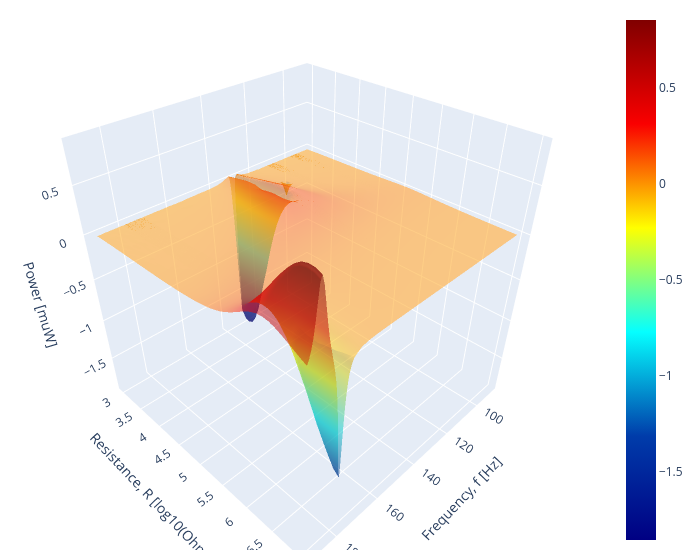

Write notebook code for a chart like this one.
### Code cell
fig = go.Figure(data=[
    go.Surface(x=f1_grid, y=jnp.log10(r1_grid), z=(power1_th - power1_exp)*1.e6, opacity=0.5, colorscale="jet"),

])

def update(fig):
    fig.update_layout(scene = dict(
                      xaxis=dict(
                          title=dict(
                              text='Frequency, f [Hz]'
                          )
                      ),
                      yaxis=dict(
                          title=dict(
                              text='Resistance, R [log10(Ohm)]'
                          )
                      ),
                      zaxis=dict(
                          title=dict(
                              text='Power [muW]'
                          )
                      ),
                    ),
                    width=700,
                    margin=dict(r=20, b=10, l=10, t=10))
update(fig)
fig.show()

### Figure 1 — Plotly figure (JSON) as saved in the notebook; plotly's stock layout.template omitted (floating-point values rounded to 4 significant figures; data arrays with more than 128 entries replaced by an {"elided": "..."} marker saying what was removed)
{"data": [{"colorscale": [[0, "rgb(0,0,131)"], [0.2, "rgb(0,60,170)"], [0.4, "rgb(5,255,255)"], [0.6, "rgb(255,255,0)"], [0.8, "rgb(250,0,0)"], [1, "rgb(128,0,0)"]], "opacity": 0.5, "type": "surface", "x": {"elided": "45x567 float values"}, "y": {"elided": "45x567 float values"}, "z": {"elided": "45x567 float values"}}], "layout": {"margin": {"b": 10, "l": 10, "r": 20, "t": 10}, "scene": {"xaxis": {"title": {"text": "Frequency, f [Hz]"}}, "yaxis": {"title": {"text": "Resistance, R [log10(Ohm)]"}}, "zaxis": {"title": {"text": "Power [muW]"}}}, "width": 700}}
